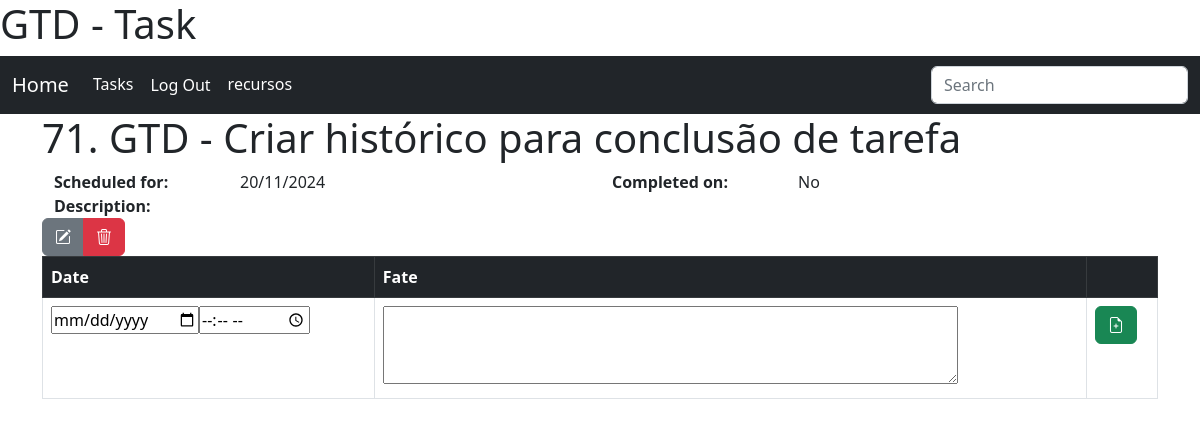
Screenshot of /tasks/task/71/ (signed in) with the database file from the repository.
### tasks/models.py (models this page shows, shortened)
class Task(models.Model):
    title = models.CharField("Title", max_length=160)
    description = models.TextField("description", blank=True, null=True)
    dt_scheduled = models.DateTimeField("Scheduled for", blank=True, null=True, default=defautlSchedule)
    dt_completed = models.DateTimeField("Completed on", blank=True, null=True)
    dt_canceled  = models.DateTimeField("Completed on", blank=True, null=True)
    created = models.DateTimeField('Created', auto_now_add=True, null=True)
    modified = models.DateTimeField('Modified', auto_now=True, null=True)
    class Meta:
        verbose_name = 'Task'
        verbose_name_plural = 'Tasks'
        ordering = ['dt_completed','dt_scheduled']

### tasks/views.py (the view)
# urls.py: path('task/<int:pk>/', TaskDetailView.as_view(), name='task'),
class TaskDetailView(LoginRequiredMixin, DetailView):
    template_name = "tasks/task.html"
    model = Task

### tasks/templates/tasks/task.html (shortened to what this page needs)
{% extends 'core.html' %}
{% load static %}
{% block content %}
    <header><h1>{{object.pk}}. {{object.title}}</h1></header>
    <article class="container">
        <div class="row">
            <div class="col-2"><b>Scheduled for:</b></div>
            <div class="col-4">{{object.dt_scheduled|date:'d/m/Y'}}</div>
            <div class="col-2"><b>Completed on:</b></div>
            <div class="col-4">{{object.dt_completed|date:'d/m/Y'|default:'No'}}</div>
        </div>
        <div class="row">
            <div class="col-12"><b>Description:</b></div>
        </div>
    </article>
    <aside>
        <div class="btn-group end" role="group">
            <a type="button" class="btn btn-secondary" href="{% url 'tasks:update_task' object.pk %}?next={{ request.path|urlencode }}"><i class="bi bi-pencil-square"></i></a>
            <a type="button" class="btn btn-danger" href="{% url 'tasks:delete_task' object.pk %}"><i class="bi bi-trash3"></i></a>
        </div>
    </aside>
    <section>
        {% include 'tasks/history_list.html' %}
    </section>
{%endblock%}

### core/templates/core.html (shortened to what this page needs)
<!DOCTYPE html>
<html lang="en">
<head>
    <link href="https://cdn.jsdelivr.net/npm/bootstrap@5.2.3/dist/css/bootstrap.min.css" rel="stylesheet">
    <link rel="stylesheet" href="https://cdn.jsdelivr.net/npm/bootstrap-icons@1.11.3/font/bootstrap-icons.min.css">
</head>
<body>
  <header>
      <h1>
      </h1>
  </header>
  <nav class="navbar navbar-expand-sm navbar-dark bg-dark">
    <div class="container-fluid">
        <a class="navbar-brand" href="{% url 'index' %}">Home</a>
        <div class="collapse navbar-collapse" id="navbarSupportedContent">
            <ul class="navbar-nav me-auto mb-2 mb-lg-0">
                {% block nav %}
                    <li class="nav-item">
                      <a class="nav-link active" aria-current="page" href="{% url 'tasks:index' %}">Tasks</a>
                    </li>
                {% endblock %}
                {% if user.is_authenticated %}
                    <li class="nav-item">
                        <form action="{% url 'logout' %}" method="post">{% csrf_token %}<button type="submit" class="nav-link active btn btn-link" aria-current="page">Log Out</button></form>
                    </li>
                    <li class="nav-item">
                      <a class="nav-link active" aria-current="page" href="#">{{ user.username }}</a>
                    </li>
                {% else %}
                    <li class="nav-item">
                      <a class="nav-link active" aria-current="page" href="#">login</a>
                    </li>
                {% endif %}
            </ul>
            <form role="search">
                <input class="form-control" type="search" placeholder="Search" aria-label="Search">
            </form>
        </div>
    </div>
  </nav>
  <main class="container">
    {% block content %}{% endblock %}
  </main>
</body>
</html>

### rows the page displays
Task: pk "71", title "GTD - Criar histórico para conclusão de tarefa", dt_scheduled "20/11/2024", dt_completed "No"

### other values shown
{{ user.username }} "recursos"
